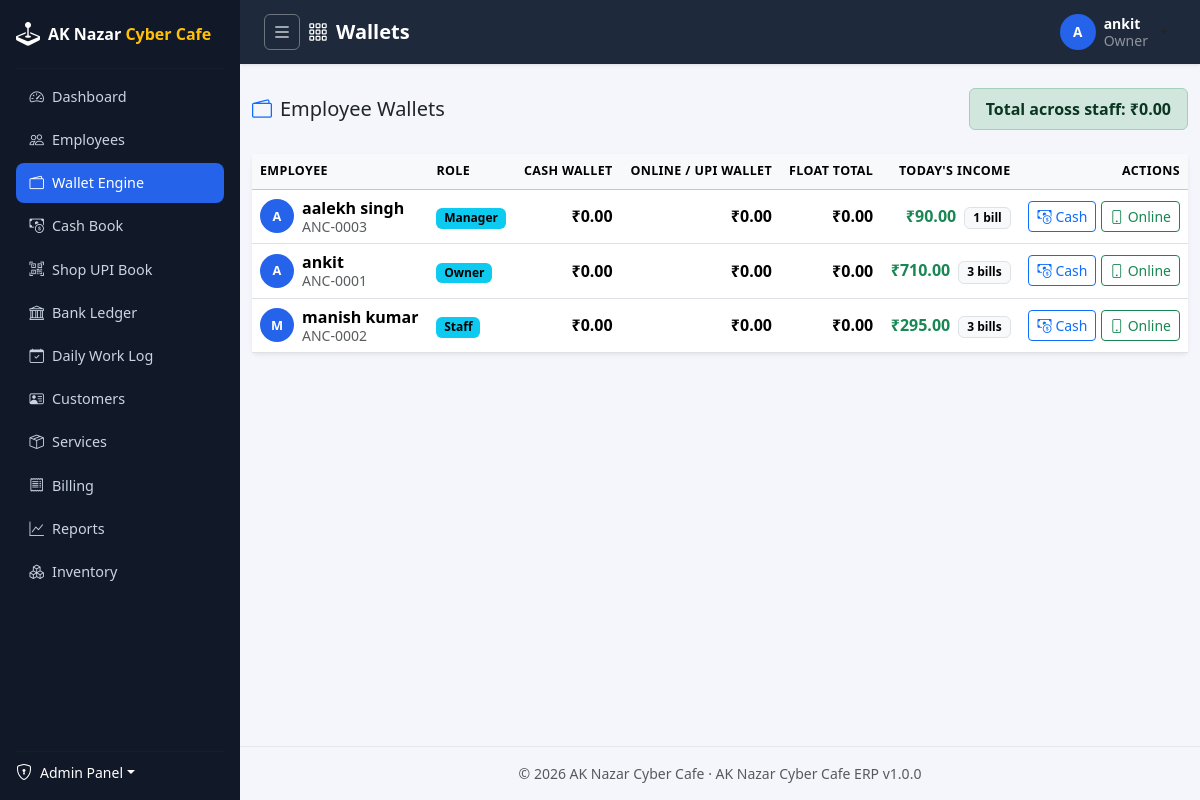
The app's page /employees/wallets/ (signed in) with its own data.
### apps/accounts/models/user.py (models this page shows, shortened)
class User(BaseModel, AbstractBaseUser, PermissionsMixin):
    username = models.CharField(max_length=150, unique=True, db_index=True)
    email = models.EmailField(unique=True, null=True, blank=True, db_index=True)
    phone = models.CharField(max_length=15, unique=True, null=True, blank=True)
    first_name = models.CharField(max_length=100, blank=True)
    last_name = models.CharField(max_length=100, blank=True)
    is_staff = models.BooleanField(default=False)
    date_joined = models.DateTimeField(auto_now_add=True)
    objects = UserManager()
    USERNAME_FIELD = "username"
    REQUIRED_FIELDS = []
    class Meta:
        ordering = ["-date_joined"]
        verbose_name = "User"
        verbose_name_plural = "Users"
    def get_full_name(self):
        full_name = " ".join(part for part in (self.first_name, self.last_name) if part).strip()
        return full_name or self.username
    def get_short_name(self):
        return self.first_name or self.username

### apps/employees/models/employee.py (models this page shows, shortened)
class Employee(BaseModel):
    user = models.OneToOneField(
        settings.AUTH_USER_MODEL,
        on_delete=models.CASCADE,
        related_name="employee",
        help_text="Login account this employee profile belongs to.",
    )
    employee_code = models.CharField(max_length=20, unique=True, editable=False, db_index=True)
    full_name = models.CharField(max_length=150)
    role = models.CharField(max_length=30, choices=Role.choices, default=Role.STAFF, db_index=True)
    status = models.CharField(
        max_length=30,
        choices=EmploymentStatus.choices,
        default=EmploymentStatus.ACTIVE,
        db_index=True,
    )
    gender = models.CharField(max_length=10, choices=Gender.choices, blank=True)
    date_of_birth = models.DateField(null=True, blank=True)
    date_of_joining = models.DateField(null=True, blank=True)
    personal_phone = models.CharField(max_length=15, blank=True)
    personal_email = models.EmailField(blank=True)
    emergency_contact_name = models.CharField(max_length=150, blank=True)
    emergency_contact_phone = models.CharField(max_length=15, blank=True)
    address_line = models.CharField(max_length=255, blank=True)
    city = models.CharField(max_length=100, blank=True)
    state = models.CharField(max_length=100, blank=True)
    pincode = models.CharField(max_length=10, blank=True)
    id_proof_type = models.CharField(max_length=20, choices=IdProofType.choices, blank=True)
    id_proof_number = models.CharField(max_length=50, blank=True)
    photo = models.ImageField(upload_to="employees/photos/", blank=True, null=True)
    notes = models.TextField(blank=True)
    hourly_rate = money_field(default=0, blank=True)
    can_create_bills = models.BooleanField(
        default=False,
        db_index=True,
        help_text="Grant counter billing & invoice creation access regardless of base role.",
    )
    can_manage_topup = models.BooleanField(
        default=False,
        db_index=True,
        help_text="Grant permission to perform wallet top-ups and owner cash deposit/withdrawal.",
    )
    can_collect_personal_upi = models.BooleanField(
        default=False,
        db_index=True,
        help_text="Allow staff to collect payments into their personal Staff UPI/Wallet during rush hours.",
    )
    can_record_expenses = models.BooleanField(
        default=False,
        db_index=True,
        help_text="Allow staff to record shop expenses from counter float or shop bank account.",
    )
    can_view_shop_finance = models.BooleanField(
        default=False,
        db_index=True,
        help_text="Allow staff to view Entire Shop Main Galla & Shop UPI Book.",
    )
    can_manage_permissions = models.BooleanField(
        default=False,
        db_index=True,
        help_text="Grant permission to assign and modify permissions for other employees.",
    )
    can_manage_customer_credit = models.BooleanField(
        default=False,
        db_index=True,
        help_text="Grant permission to set and modify customer credit limits.",
    )
    class Meta:
        ordering = ["-created_at"]
        verbose_name = "Employee"
        verbose_name_plural = "Employees"
        indexes = [
            models.Index(fields=["role", "status"]),
        ]

### apps/employees/views/wallet.py (the view)
# urls.py: path("wallets/", wallet_views.WalletListView.as_view(), name="wallet_list"),
class WalletListView(LoginRequiredMixin, PermissionRequiredMixin, ListView):
    permission_required = "employees.view_wallettransaction"
    template_name = "employees/wallet_list.html"
    context_object_name = "rows"
    def get_queryset(self):
        return WalletSelector.list_employees_with_wallets()
    def get_context_data(self, **kwargs):
        context = super().get_context_data(**kwargs)
        context["page_title"] = "Wallets"
        context["total_balance"] = WalletSelector.total_wallet_balance()
        context["can_view_all_profiles"] = user_can_view_all_profiles(self.request.user)
        return context

### apps/common/context_processors.py (called while the page is built)
def erp_context(request):
    return {
        "ERP_APP_NAME": settings.ERP_APP_NAME,
        "ERP_APP_VERSION": settings.ERP_APP_VERSION,
        "ERP_COMPANY_NAME": settings.ERP_COMPANY_NAME,
        "ERP_COMPANY_ADDRESS": settings.ERP_COMPANY_ADDRESS,
    }

### apps/common/managers.py (called while the page is built)
    def get_queryset(self):
        return super().get_queryset().filter(deleted_at__isnull=True)

### apps/common/templatetags/erp_tags.py (called while the page is built)
@register.filter(name="inr")
def inr(value, decimal_places: int = 2) -> str:
    if value in (None, ""):
        return "\u20b90.00"
    try:
        amount = Decimal(str(value))
    except Exception:
        return str(value)
    amount = amount.quantize(Decimal("1." + "0" * decimal_places), rounding=ROUND_HALF_UP)
    formatted = number_format(amount, decimal_pos=decimal_places, use_l10n=True)
    return f"\u20b9{formatted}"

### apps/employees/selectors/wallet_selector.py (called while the page is built)
    @staticmethod
    def total_wallet_balance() -> float:
        rows = WalletSelector.list_employees_with_wallets()
        return sum(r["total_balance"] for r in rows)

### apps/employees/services/role_service.py (called while the page is built)
def user_can_view_all_profiles(user) -> bool:
    if not user or not getattr(user, "is_authenticated", False):
        return False
    if getattr(user, "is_superuser", False):
        return True
    employee = getattr(user, "employee", None)
    if employee and employee.role in (Role.OWNER, Role.MANAGER, Role.ACCOUNTANT):
        return True
    return user.has_perm("employees.change_employee") or user.has_perm("employees.delete_employee")

### apps/employees/services/wallet_service.py (called while the page is built)
    @staticmethod
    def get_or_create_wallet(employee: Employee, wallet_type: str = WalletType.CASH) -> Wallet:
        wallet, _ = Wallet.objects.get_or_create(employee=employee, wallet_type=wallet_type)
        return wallet

    @staticmethod
    def balance_of(wallet: Wallet):
        total = wallet.transactions.aggregate(
            net=Sum(
                Case(
                    When(transaction_type=WalletTransactionType.CREDIT, then=F("amount")),
                    default=-F("amount"),
                )
            )
        )["net"]
        return total or 0

### templates/employees/wallet_list.html (shortened to what this page needs)
{% extends "base.html" %}
{% load erp_tags %}
{% block content %}
<div class="d-flex flex-wrap align-items-center justify-content-between gap-2 mb-4">
    <h5 class="mb-0"><i class="bi bi-wallet2 me-2 text-primary"></i>Employee Wallets</h5>
    <div class="alert alert-success py-2 px-3 mb-0">
        <strong>Total across staff: {{ total_balance|inr }}</strong>
    </div>
</div>
<div class="card shadow-sm border-0">
    <div class="table-responsive">
        <table class="table table-hover align-middle mb-0">
            <thead class="table-light">
                <tr>
                    <th scope="col">Employee</th>
                    <th scope="col">Role</th>
                    <th scope="col" class="text-end">Cash Wallet</th>
                    <th scope="col" class="text-end">Online / UPI Wallet</th>
                    <th scope="col" class="text-end">Float Total</th>
                    <th scope="col" class="text-end">Today's Income</th>
                    <th scope="col" class="text-end">Actions</th>
                </tr>
            </thead>
            <tbody>
                {% for row in rows %}
                    <tr>
                        <td>
                            <div class="d-flex align-items-center gap-2">
                                <span class="user-avatar-sm">{{ row.employee.full_name|slice:":1"|upper }}</span>
                                <div class="lh-sm">
                                    <span class="d-block fw-semibold">{{ row.employee.full_name }}</span>
                                    <span class="d-block small text-muted">{{ row.employee.employee_code }}</span>
                                </div>
                            </div>
                        </td>
                        <td><span class="badge text-bg-info">{{ row.employee.get_role_display }}</span></td>
                        <td class="text-end fw-semibold {% if row.cash_balance < 0 %}text-danger{% endif %}">{{ row.cash_balance|inr }}</td>
                        <td class="text-end fw-semibold {% if row.online_balance < 0 %}text-danger{% endif %}">{{ row.online_balance|inr }}</td>
                        <td class="text-end fw-semibold">{{ row.total_balance|inr }}</td>
                        <td class="text-end">
                            <span class="fw-bold text-success">{{ row.today_income|inr }}</span>
                            <span class="badge text-bg-light border small ms-1">{{ row.today_bills_count }} bill{{ row.today_bills_count|pluralize }}</span>
                        </td>
                        <td class="text-end">
                            {% if can_view_all_profiles or row.employee.user == request.user %}
                                <a href="{% url 'employees:wallet_detail' row.cash_wallet.pk %}" class="btn btn-sm btn-outline-primary">
                                    <i class="bi bi-cash-coin me-1"></i>Cash
                                </a>
                                <a href="{% url 'employees:wallet_detail' row.online_wallet.pk %}" class="btn btn-sm btn-outline-success">
                                    <i class="bi bi-phone me-1"></i>Online
                                </a>
                            {% else %}
                                <span class="badge text-bg-light border text-muted small"><i class="bi bi-lock-fill me-1"></i>Private</span>
                            {% endif %}
                        </td>
                    </tr>
                {% endfor %}
            </tbody>
        </table>
    </div>
</div>
{% endblock %}

### templates/includes/topbar.html (shortened to what this page needs)
<nav class="app-topbar d-flex align-items-center justify-content-between px-3 px-md-4">
    <div class="d-flex align-items-center gap-2">
        <button class="btn btn-sm btn-outline-light d-flex align-items-center justify-content-center p-2 rounded-2 border-secondary" type="button" id="sidebarToggle" title="Toggle Dashboard Sidebar (Expand/Collapse)" style="width: 36px; height: 36px;">
            <i class="bi bi-list fs-5"></i>
        </button>
        <h5 class="mb-0 text-white fw-semibold d-flex align-items-center">
            <i class="bi bi-grid-3x3-gap me-2"></i>{{ page_title|default:"Dashboard" }}
        </h5>
    </div>
    <div class="d-flex align-items-center gap-3">
        <div class="dropdown">
            <button class="btn btn-user dropdown-toggle d-flex align-items-center gap-2" type="button" data-bs-toggle="dropdown">
                <span class="user-avatar d-inline-flex align-items-center justify-content-center">
                    {{ request.user.get_short_name|slice:":1"|upper }}
                </span>
                <span class="d-none d-md-inline text-start lh-sm">
                    <span class="d-block small fw-semibold text-white">{{ request.user.get_full_name }}</span>
                    <span class="d-block small text-white-50">
                        {% if request.user.employee %}{{ request.user.employee.get_role_display }}{% else %}Administrator{% endif %}
                    </span>
                </span>
            </button>
        </div>
    </div>
</nav>

### static/css/site.css (style rules this page uses)
:root { --erp-sidebar-bg: #111827; --erp-sidebar-hover: #1f2937; --erp-sidebar-active: #2563eb; --erp-topbar-bg: #1e293b; --erp-accent: #2563eb; --erp-accent-warm: #f59e0b; --erp-content-bg: #f4f6fb; }
body { background: var(--erp-content-bg); font-family: "Segoe UI", system-ui, -apple-system, Roboto, "Helvetica Neue", sans-serif; }
.app-topbar { background: var(--erp-topbar-bg); min-height: 64px; box-shadow: 0 1px 3px rgba(0, 0, 0, 0.1); }
.btn-user { background: transparent; border: none; padding: 0.25rem 0.5rem; }
.user-avatar, .user-avatar-sm, .user-avatar-lg { display: inline-flex; align-items: center; justify-content: center; background: var(--erp-accent); color: #fff; font-weight: 700; border-radius: 50%; flex-shrink: 0; }
.user-avatar { width: 36px; height: 36px; font-size: 0.85rem; }
.user-avatar-sm { width: 34px; height: 34px; font-size: 0.8rem; }
.table thead th { font-size: 0.78rem; text-transform: uppercase; letter-spacing: 0.03em; }

### records on screen
User: user.get_short_name "A", user.get_full_name "ankit", user.employee.role "Owner"
Employee: employee.full_name "A", employee.full_name "aalekh singh", employee.employee_code "ANC-0003", employee.role "Manager", cash_balance|inr "₹0.00", online_balance|inr "₹0.00", total_balance|inr "₹0.00", today_income|inr "₹90.00", today_bills_count "1"
Employee: employee.full_name "A", employee.full_name "ankit", employee.employee_code "ANC-0001", employee.role "Owner", cash_balance|inr "₹0.00", online_balance|inr "₹0.00", total_balance|inr "₹0.00", today_income|inr "₹710.00", today_bills_count "3"
Employee: employee.full_name "M", employee.full_name "manish kumar", employee.employee_code "ANC-0002", employee.role "Staff", cash_balance|inr "₹0.00", online_balance|inr "₹0.00", total_balance|inr "₹0.00", today_income|inr "₹295.00", today_bills_count "3"

### other values on screen
{{ page_title|default:"Dashboard" }} "Wallets"
{{ total_balance|inr }} "₹0.00"
{{ ERP_COMPANY_NAME }} "AK Nazar Cyber Cafe"
{{ ERP_APP_NAME }} "AK Nazar Cyber Cafe ERP"
{{ ERP_APP_VERSION }} "1.0.0"
